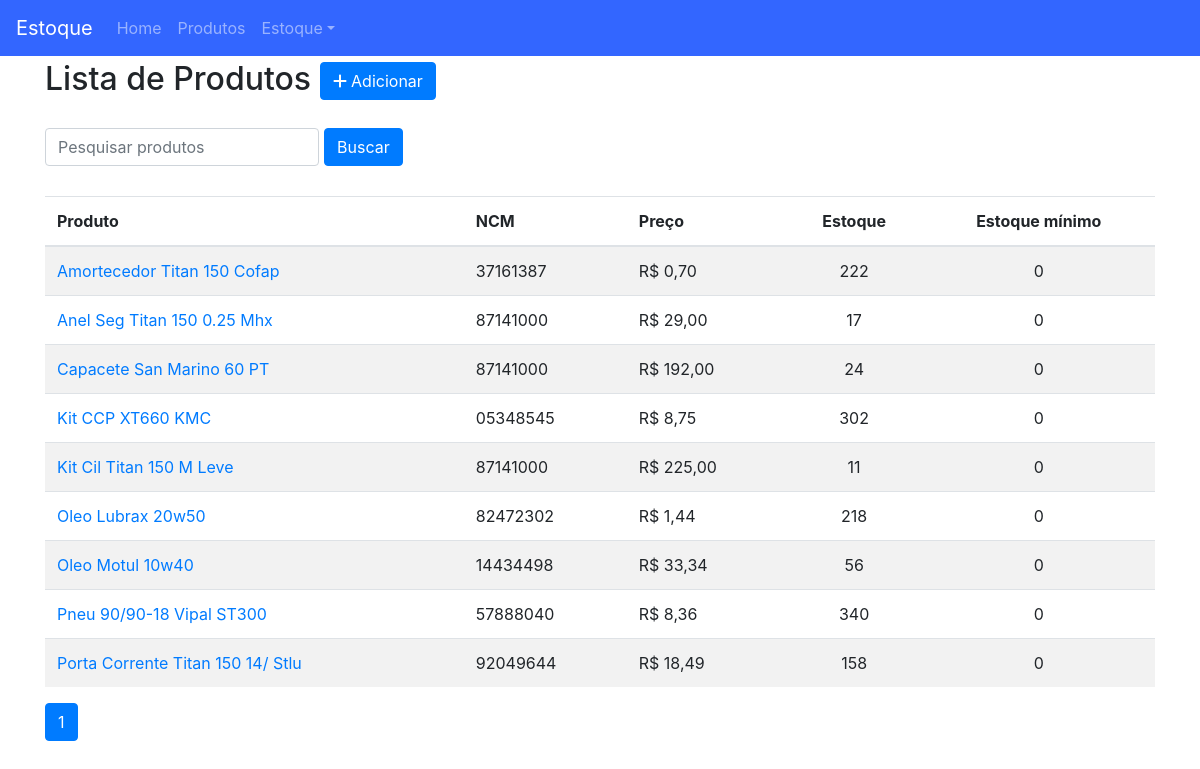
/produto/, run on an earlier commit of the app's database.
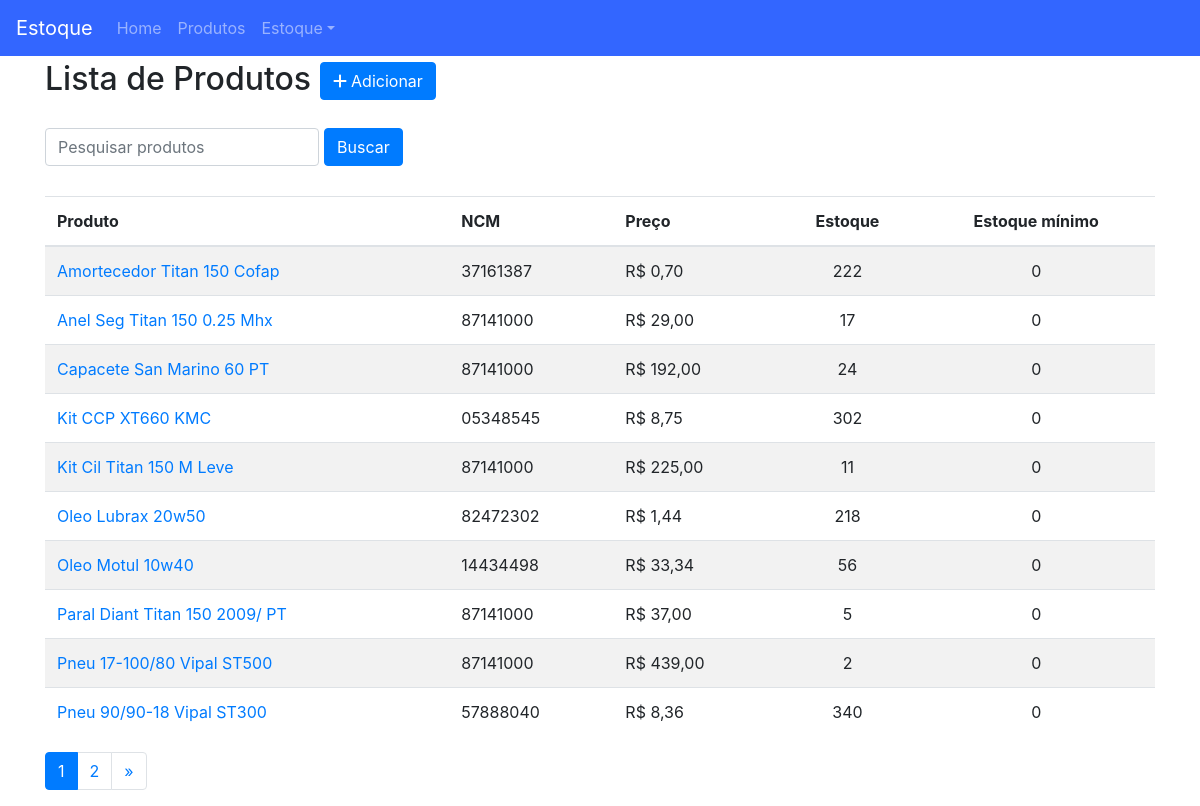
And on a later commit of the database.
### produto/models.py (models this page shows, shortened)
class Produto(models.Model):
    produto = models.CharField('Produto', max_length=100, unique=True)
    ncm = models.CharField('NCM', max_length=8)
    preco = models.DecimalField('Preço', max_digits=8, decimal_places=2)
    estoque = models.IntegerField('Estoque atual')
    estoque_minimo = models.PositiveIntegerField('Estoque mínimo', default=0)
    class Meta:
        ordering = ('produto',)
    def get_absolute_url(self):
        return reverse_lazy('produto:product_detail', kwargs={'pk': self.pk})

### produto/views.py (the view)
# urls.py: path('', v.ProductList.as_view(), name='product_list'),
class ProductList(ListView):
    model = Produto
    template_name = 'product_list.html'
    paginate_by = 10
    def get_queryset(self, *args, **kwargs):
        search = self.request.GET.get('search')
        if search:
            objects_list = Produto.objects.filter(produto__icontains=search)
            return objects_list
        objects_list = Produto.objects.all()
        return objects_list

### produto/templates/product_list.html
{% extends 'base.html' %}
{% block content %}
<div class="page-header">
    <h2>Lista de Produtos
        <span class="pull-right">
            <a href="{% url 'produto:product_add' %}">
                <button type="button" class="btn btn-primary">
                    <span class="fa fa-plus"></span> Adicionar
                </button>
            </a>
        </span>
    </h2>
<div class="row">
    <div class="col-sm-6" style="margin-top:20px;">
        <form action="." method="GET" class="form-inline">
            <input type="text" id="search" name="search" class="form-control" placeholder="Pesquisar produtos">
            <input type="submit" class="btn btn-primary" style="margin-left:5px;" value="Buscar">
        </form>
    </div>
</div>
    {% if object_list %}
    <table class="table table-striped" style="margin-top:30px;">
        <thead>
            <tr>
                <th>Produto</th>
                <th>NCM</th>
                <th>Preço</th>
                <th class="text-center">Estoque</th>
                <th class="text-center">Estoque mínimo</th>
            </tr>
        </thead>
        <tbody>
            {% for object in object_list %}
                <tr>
                    <td>
                        <a href="{{ object.get_absolute_url }}">{{ object.produto }}</a>
                    </td>
                    <td>{{ object.ncm }}</td>
                    <td>R$ <span class="pull-right">{{ object.preco }}</span></td>
                    <td class="text-center">{{ object.estoque }}</td>
                    <td class="text-center">{{ object.estoque_minimo }}</td>
                </tr>
            {% endfor %}
        </tbody>
    </table>
    {% else %}
        <p class="alert alert-warning">Lista vazia.</p>
    {% endif %}
</div>
{% include 'includes/pagination.html' %}
{% endblock content %}

### core/templates/base.html (shortened to what this page needs)
{% load static %}
<!doctype html>
<html lang="en">
  <head>
    <link rel="stylesheet" href="https://cdn.jsdelivr.net/npm/bootstrap@4.0.0/dist/css/bootstrap.min.css">
    <link rel="stylesheet" href="https://cdn.jsdelivr.net/npm/@fortawesome/fontawesome-free@6.1.1/css/fontawesome.min.css">
    <link href="https://cdn.jsdelivr.net/npm/select2@4.1.0-rc.0/dist/css/select2.min.css" rel="stylesheet" />
    <link rel="stylesheet" href="{% static 'css/style.css' %}">
  </head>
  <body>
    {% include 'includes/nav.html' %}
    <div class="container">
      {% block content %} {% endblock content %}
    </div>
  </body>
</html>

### core/templates/includes/nav.html (shortened to what this page needs)
<nav class="navbar navbar-expand-md navbar-dark fixed-top" style="background-color: #3366ff;">
    <a class="navbar-brand" href="{% url 'core:index' %}">Estoque</a>
    <div class="collapse navbar-collapse" id="navbarsExampleDefault">
        <ul class="navbar-nav mr-auto">
            <li class="nav-item">
                <a class="nav-link" href="{% url 'core:index' %}">Home <span class="sr-only">(current)</span></a>
            </li>
            <li class="nav-item">
                <a class="nav-link" href="{% url 'produto:product_list' %}">Produtos</a>
            </li>
            <li class="nav-item dropdown">
                <a class="nav-link dropdown-toggle" href="#" id="dropdown01" data-toggle="dropdown" aria-haspopup="true" aria-expanded="false">Estoque</a>
            </li>
        </ul>
    </div>
</nav>

### core/templates/includes/pagination.html (shortened to what this page needs)
<div class="row text-center">
  <div class="col-lg-12">
    <ul class="pagination">
      {% for pg in page_obj.paginator.page_range %}
        {% if pg == 1 or pg == 2 or pg == 3 or pg == page_obj.paginator.num_pages or pg == page_obj.paginator.num_pages|add:'-1' or pg == page_obj.paginator.num_pages|add:'-2' %}
          {% if page_obj.number == pg %}
            <li class="page-item active"><a class="page-link" href="?page={{ pg }}{% if request.GET.q %}&q={{ request.GET.q }}{% endif %}">{{ pg }}</a></li>
          {% else %}
            <li class="page-item"><a class="page-link" href="?page={{ pg }}{% if request.GET.q %}&q={{ request.GET.q }}{% endif %}">{{ pg }}</a></li>
          {% endif %}
        {% endif %}
      {% endfor %}
      {% if page_obj.has_next %}
        <li class="page-item"><a class="page-link" href="?page={{ page_obj.next_page_number }}&q={{ request.GET.q }}">&raquo;</a></li>
      {% endif %}
    </ul>
  </div>
</div>

### core/static/css/style.css (style rules this page uses)
body { margin-top: 60px; }

What changed in the data, as far as the page shows it:
no longer on this page (row unchanged): Produto: produto "Porta Corrente Titan 150 14/ Stlu", ncm "92049644", preco "18,49", estoque "158", estoque_minimo "0"
added Produto: produto "Paral Diant Titan 150 2009/ PT", ncm "87141000", preco "37,00", estoque "5", estoque_minimo "0"
added Produto: produto "Pneu 17-100/80 Vipal ST500", ncm "87141000", preco "439,00", estoque "2", estoque_minimo "0"
Also different on the page:
new list line: "2"
